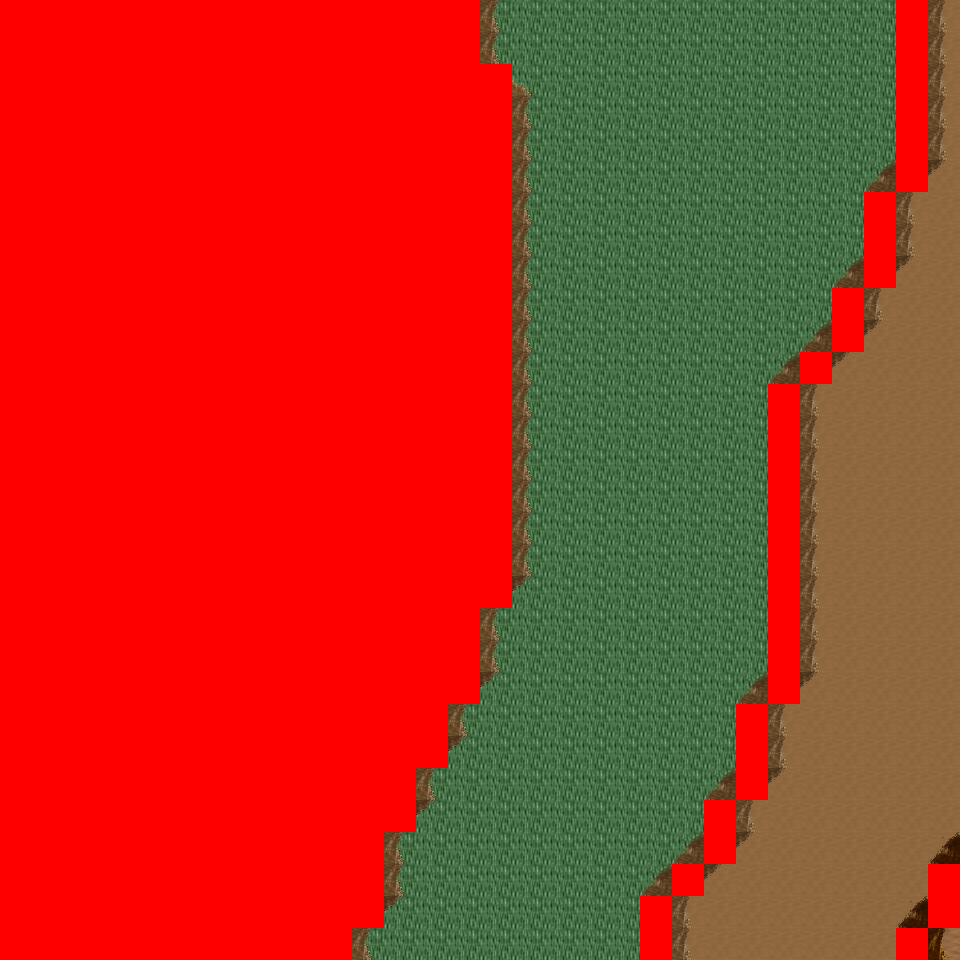

Rendered tile map (Tiled .tmx) drawn with the repository's tilesets; below, a short description and the map source with its tile grids summarised:
An orthogonal 30x30 tile map with 32x32 px tiles, 6 tile layers (Ground, Object, Object2, Above, ...), 8 tilesets and 7 objects (7x mapExit).

<map version="1.0" orientation="orthogonal" renderorder="right-down" width="30" height="30" tilewidth="32" tileheight="32" nextobjectid="8">
  <tileset firstgid="1" name="tileset_logic_collision" tilewidth="32" tileheight="32" tilecount="1" columns="1">
    <image source="../drawable/tileset_logic_collision.png" width="32" height="32" />
  </tileset>
  <tileset firstgid="2" name="tileset_ground_ground" tilewidth="32" tileheight="32" tilecount="33" columns="3">
    <image source="../drawable/tileset_ground_ground.png" width="96" height="352" />
  </tileset>
  <tileset firstgid="35" name="tileset_ground_ridge_earth_pale" tilewidth="32" tileheight="32" tilecount="96" columns="12">
    <image source="../drawable/tileset_ground_ridge_earth_pale.png" width="384" height="256" />
  </tileset>
  <tileset firstgid="131" name="tileset_ground_ridge_earth_dark" tilewidth="32" tileheight="32" tilecount="96" columns="12">
    <image source="../drawable/tileset_ground_ridge_earth_dark.png" width="384" height="256" />
  </tileset>
  <tileset firstgid="227" name="tileset_terrain_desert" tilewidth="32" tileheight="32" tilecount="88" columns="8">
    <image source="../drawable/tileset_terrain_desert.png" width="256" height="352" />
  </tileset>
  <tileset firstgid="315" name="tileset_plant_tree_tree_darkgreen" tilewidth="32" tileheight="32" tilecount="88" columns="8">
    <image source="../drawable/tileset_plant_tree_tree_darkgreen.png" width="256" height="352" />
  </tileset>
  <tileset firstgid="403" name="tileset_ground_sand_2" tilewidth="32" tileheight="32" tilecount="15" columns="5">
    <image source="../drawable/tileset_ground_sand_2.png" width="160" height="96" />
  </tileset>
  <tileset firstgid="418" name="tileset_plant_cactus_2" tilewidth="32" tileheight="32" tilecount="10" columns="5">
    <image source="../drawable/tileset_plant_cactus_2.png" width="160" height="64" />
  </tileset>
  <layer name="Ground" width="30" height="30">
    <data>[900 cells, 900 non-empty, 4 distinct tile ids]</data>
  </layer>
  <layer name="Object" width="30" height="30">
    <data>[900 cells, 239 non-empty, 28 distinct tile ids]</data>
  </layer>
  <layer name="Object2" width="30" height="30">
    <data>[900 cells, 0 non-empty, 0 distinct tile ids]</data>
  </layer>
  <layer name="Above" width="30" height="30">
    <data>[900 cells, 210 non-empty, 22 distinct tile ids]</data>
  </layer>
  <layer name="Above2" width="30" height="30">
    <data>[900 cells, 0 non-empty, 0 distinct tile ids]</data>
  </layer>
  <layer name="Walkable" width="30" height="30">
    <data>[900 cells, 481 non-empty, 1 distinct tile ids]</data>
  </layer>
  <objectgroup name="MapEvents">
    <object id="1" name="north" type="mapExit" x="480" y="0" width="416" height="32">
      <properties>
        <property name="map" value="level_0_x0_y110" />
        <property name="x" value="15" />
        <property name="y" value="28" />
      </properties>
    </object>
    <object id="2" name="north2" type="mapExit" x="928" y="0" width="32" height="32">
      <properties>
        <property name="map" value="level_0_x0_y110" />
        <property name="x" value="29" />
        <property name="y" value="28" />
      </properties>
    </object>
    <object id="3" name="south" type="mapExit" x="352" y="928" width="288" height="32">
      <properties>
        <property name="map" value="level_0_x0_y112" />
        <property name="x" value="11" />
        <property name="y" value="1" />
      </properties>
    </object>
    <object id="4" name="south2" type="mapExit" x="672" y="928" width="224" height="32">
      <properties>
        <property name="map" value="level_0_x0_y112" />
        <property name="x" value="21" />
        <property name="y" value="1" />
      </properties>
    </object>
    <object id="5" name="south3" type="mapExit" x="928" y="928" width="32" height="32">
      <properties>
        <property name="map" value="level_0_x0_y112" />
        <property name="x" value="29" />
        <property name="y" value="1" />
      </properties>
    </object>
    <object id="6" name="east" type="mapExit" x="928" y="0" width="32" height="864">
      <properties>
        <property name="map" value="level_0_x1_y111" />
        <property name="x" value="1" />
        <property name="y" value="0" />
      </properties>
    </object>
    <object id="7" name="east2" type="mapExit" x="928" y="928" width="32" height="32">
      <properties>
        <property name="map" value="level_0_x1_y111" />
        <property name="x" value="1" />
        <property name="y" value="29" />
      </properties>
    </object>
  </objectgroup>
</map>
